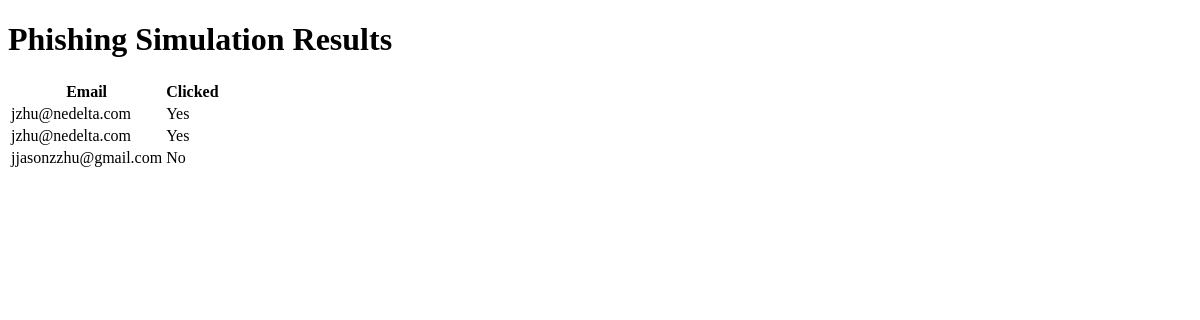
The app's page /results, older data.
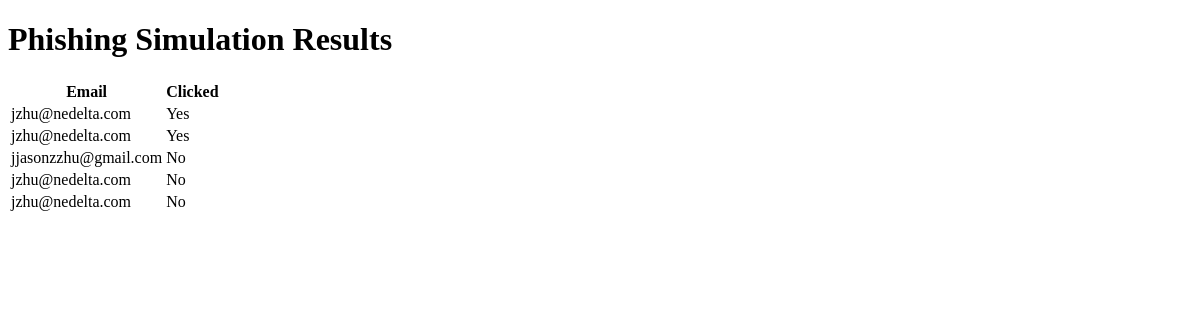
The same page, newer data.
### tables this page shows
CREATE TABLE clicks
                 (id TEXT PRIMARY KEY, email TEXT, clicked BOOLEAN);

### api/app.py (the view)
@app.route('/results')
def view_results():
    conn = sqlite3.connect(DATABASE)
    c = conn.cursor()
    c.execute('''SELECT * FROM clicks''')
    rows = c.fetchall()
    conn.close()
    return render_template('results.html', rows=rows)

### api/templates/results.html (shortened to what this page needs)
<!DOCTYPE html>
<html>
<head>
</head>
<body>
    <h1>Phishing Simulation Results</h1>
    <table>
        <tr>
            <th>Email</th>
            <th>Clicked</th>
        </tr>
        {% for row in rows %}
        <tr>
            <td>{{ row[1] }}</td>
            <td>{{ 'Yes' if row[2] else 'No' }}</td>
        </tr>
        {% endfor %}
    </table>
</body>
</html>

Row changes from the older to the newer data that the page shows:
added clicks: email "jzhu@nedelta.com", clicked "No"
added clicks: email "jzhu@nedelta.com", clicked "No"
